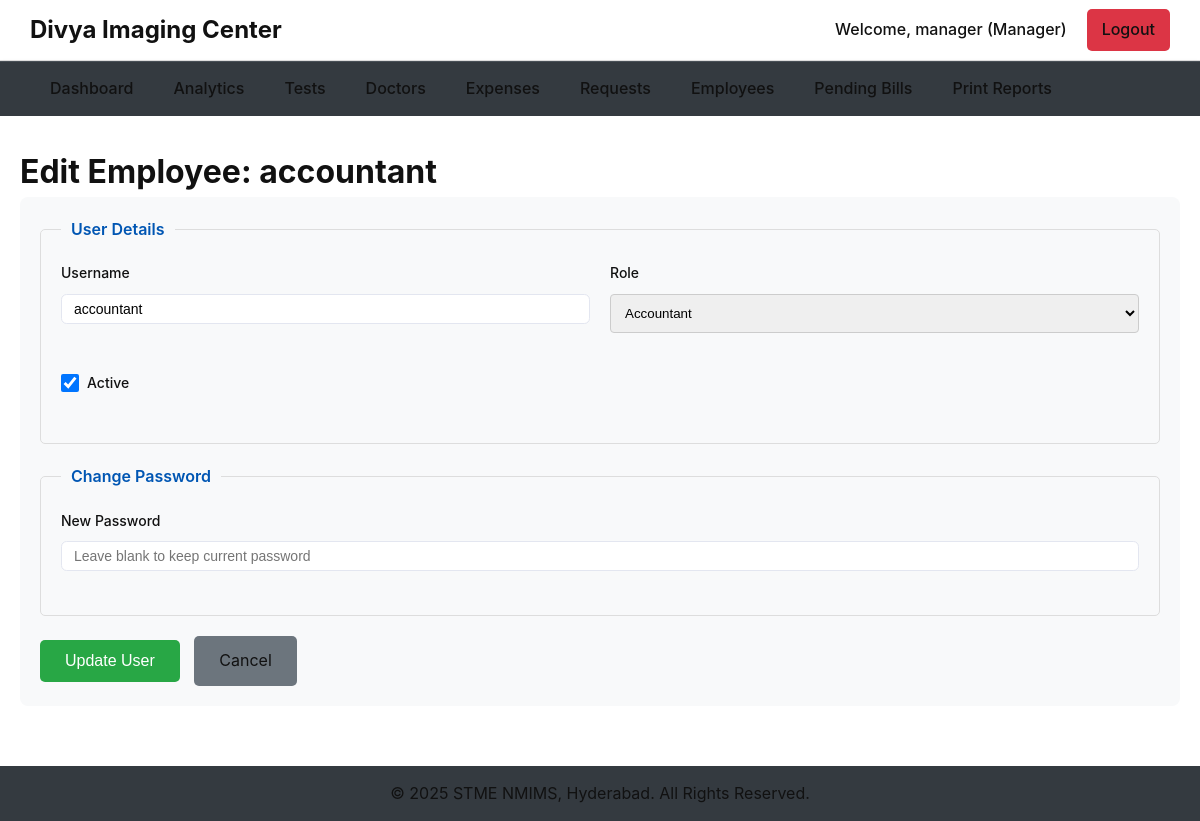
The app's page /manager/edit_employee.php?id=3 (signed in) with its own data.
### tables this page shows
CREATE TABLE `users` (
  `id` int(11) NOT NULL,
  `username` varchar(50) NOT NULL,
  `password` varchar(255) NOT NULL,
  `role` enum('manager','receptionist','accountant','writer','superadmin') NOT NULL,
  `is_active` tinyint(1) DEFAULT 1,
  `created_at` timestamp NOT NULL DEFAULT current_timestamp()
);

### manager/edit_employee.php (the view, shortened to what this page needs)
<?php
require_once '../includes/db_connect.php';
$user_id = isset($_GET['id']) ? (int)$_GET['id'] : 0;
$stmt_fetch_orig = $conn->prepare("SELECT username, role, is_active FROM users WHERE id = ?");
$stmt_fetch_orig->bind_param("i", $user_id);
$stmt_fetch_orig->execute();
$original_user = $stmt_fetch_orig->get_result()->fetch_assoc();
require_once '../includes/header.php';
?>
<div class="management-container">
    <h1>Edit Employee: <?php echo htmlspecialchars($original_user['username']); ?></h1>
    <div class="management-form">
        <form action="edit_employee.php?id=<?php echo $user_id; ?>" method="POST">
            <fieldset>
                <legend>User Details</legend>
                <div class="form-row">
                    <div class="form-group"><label for="username">Username</label><input type="text" id="username" name="username" value="<?php echo htmlspecialchars($original_user['username']); ?>" required></div>
                    <div class="form-group"><label for="role">Role</label>
                        <select id="role" name="role" required>
                            <option value="accountant" <?php echo ($original_user['role'] == 'accountant') ? 'selected' : ''; ?>>Accountant</option>
                        </select>
                    </div>
                </div>
                <div class="form-group"><label><input type="checkbox" name="is_active" value="1" <?php echo $original_user['is_active'] ? 'checked' : ''; ?>> Active</label></div>
            </fieldset>
            <fieldset>
                <legend>Change Password</legend>
                <div class="form-group"><label for="new_password">New Password</label><input type="password" id="new_password" name="new_password" placeholder="Leave blank to keep current password"></div>
            </fieldset>
            <button type="submit" class="btn-submit">Update User</button>
            <a href="manage_employees.php" class="btn-cancel">Cancel</a>
        </form>
    </div>
</div>
<?php require_once '../includes/footer.php'; ?>

### records on screen
users: username "accountant", role "Accountant", is_active "☑"

### other values on screen
$username "manager"
$role "Manager"
